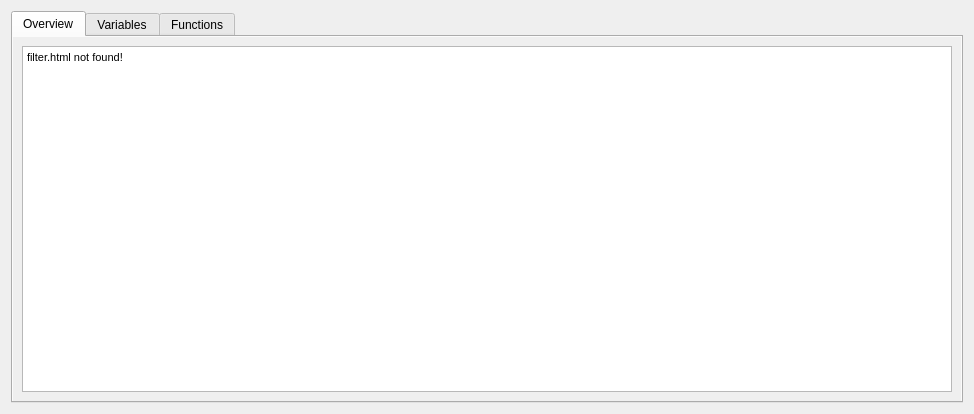
<?xml version="1.0" encoding="UTF-8"?>
<ui version="4.0">
 <class>FilterHelpForm</class>
 <widget class="QWidget" name="FilterHelpForm">
  <property name="geometry">
   <rect>
    <x>0</x>
    <y>0</y>
    <width>974</width>
    <height>414</height>
   </rect>
  </property>
  <property name="windowTitle">
   <string>Filters Help</string>
  </property>
  <layout class="QVBoxLayout" name="verticalLayout">
   <item>
    <widget class="QTabWidget" name="overviewTabs">
     <property name="whatsThis">
      <string/>
     </property>
     <property name="currentIndex">
      <number>0</number>
     </property>
     <widget class="QWidget" name="tab">
      <property name="whatsThis">
       <string>An overview about the filters functionality.</string>
      </property>
      <attribute name="title">
       <string>Overview</string>
      </attribute>
      <layout class="QGridLayout" name="gridLayout">
       <property name="leftMargin">
        <number>0</number>
       </property>
       <property name="topMargin">
        <number>0</number>
       </property>
       <property name="rightMargin">
        <number>0</number>
       </property>
       <property name="bottomMargin">
        <number>0</number>
       </property>
       <property name="spacing">
        <number>0</number>
       </property>
       <item row="0" column="0">
        <widget class="QScrollArea" name="scrollArea">
         <property name="frameShape">
          <enum>QFrame::NoFrame</enum>
         </property>
         <property name="frameShadow">
          <enum>QFrame::Plain</enum>
         </property>
         <property name="widgetResizable">
          <bool>true</bool>
         </property>
         <widget class="QWidget" name="scrollAreaWidgetContents">
          <property name="geometry">
           <rect>
            <x>0</x>
            <y>0</y>
            <width>950</width>
            <height>370</height>
           </rect>
          </property>
          <layout class="QVBoxLayout" name="verticalLayout_2">
           <item>
            <widget class="QTextBrowser" name="textBrowser">
             <property name="documentTitle">
              <string>Filters</string>
             </property>
             <property name="undoRedoEnabled">
              <bool>false</bool>
             </property>
             <property name="html">
              <string>&lt;!DOCTYPE HTML PUBLIC &quot;-//W3C//DTD HTML 4.0//EN&quot; &quot;http://www.w3.org/TR/REC-html40/strict.dtd&quot;&gt;
&lt;html&gt;&lt;head&gt;&lt;meta name=&quot;qrichtext&quot; content=&quot;1&quot; /&gt;&lt;title&gt;Filters&lt;/title&gt;&lt;style type=&quot;text/css&quot;&gt;
p, li { white-space: pre-wrap; }
&lt;/style&gt;&lt;/head&gt;&lt;body style=&quot; font-family:'MS Shell Dlg 2'; font-size:8.25pt; font-weight:400; font-style:normal;&quot; bgcolor=&quot;#ffffff&quot;&gt;
&lt;p style=&quot; margin-top:0px; margin-bottom:0px; margin-left:0px; margin-right:0px; -qt-block-indent:0; text-indent:0px; line-height:180%;&quot;&gt;filter.html not found!&lt;/p&gt;&lt;/body&gt;&lt;/html&gt;</string>
             </property>
            </widget>
           </item>
          </layout>
         </widget>
        </widget>
       </item>
      </layout>
     </widget>
     <widget class="QWidget" name="tab_2">
      <property name="whatsThis">
       <string>&lt;html&gt;&lt;head/&gt;&lt;body&gt;&lt;p&gt;A list with all supported variables. A variable consist only out of a keyword. The words inside the brackets ([...]) describe possible abbreviations.&lt;/p&gt;&lt;/body&gt;&lt;/html&gt;</string>
      </property>
      <attribute name="title">
       <string>Variables</string>
      </attribute>
      <layout class="QVBoxLayout" name="verticalLayout_3">
       <property name="spacing">
        <number>3</number>
       </property>
       <item>
        <widget class="QTableWidget" name="variablesTableWidget">
         <property name="editTriggers">
          <set>QAbstractItemView::NoEditTriggers</set>
         </property>
         <property name="tabKeyNavigation">
          <bool>true</bool>
         </property>
         <property name="showDropIndicator" stdset="0">
          <bool>false</bool>
         </property>
         <property name="dragDropOverwriteMode">
          <bool>false</bool>
         </property>
         <property name="alternatingRowColors">
          <bool>true</bool>
         </property>
         <property name="selectionMode">
          <enum>QAbstractItemView::NoSelection</enum>
         </property>
         <attribute name="horizontalHeaderStretchLastSection">
          <bool>true</bool>
         </attribute>
         <column>
          <property name="text">
           <string>Name</string>
          </property>
         </column>
         <column>
          <property name="text">
           <string>Discription</string>
          </property>
         </column>
        </widget>
       </item>
      </layout>
     </widget>
     <widget class="QWidget" name="tab_3">
      <property name="whatsThis">
       <string>&lt;html&gt;&lt;head/&gt;&lt;body&gt;&lt;p&gt;A list with all supported functions. Functions consist out of a keyword and one or more input values of a specific type. Optional input values are pre-set with a default value and are defined with an equal sign (=). The words inside the brackets ([...]) describe abbreviations.&lt;/p&gt;&lt;/body&gt;&lt;/html&gt;</string>
      </property>
      <attribute name="title">
       <string>Functions</string>
      </attribute>
      <layout class="QVBoxLayout" name="verticalLayout_4">
       <item>
        <widget class="QTableWidget" name="functionsTableWidget">
         <property name="editTriggers">
          <set>QAbstractItemView::NoEditTriggers</set>
         </property>
         <property name="showDropIndicator" stdset="0">
          <bool>false</bool>
         </property>
         <property name="dragDropOverwriteMode">
          <bool>false</bool>
         </property>
         <property name="alternatingRowColors">
          <bool>true</bool>
         </property>
         <property name="selectionMode">
          <enum>QAbstractItemView::NoSelection</enum>
         </property>
         <attribute name="horizontalHeaderStretchLastSection">
          <bool>true</bool>
         </attribute>
         <column>
          <property name="text">
           <string>Name</string>
          </property>
         </column>
         <column>
          <property name="text">
           <string>Discription</string>
          </property>
         </column>
        </widget>
       </item>
      </layout>
     </widget>
    </widget>
   </item>
  </layout>
 </widget>
 <resources/>
 <connections/>
</ui>
